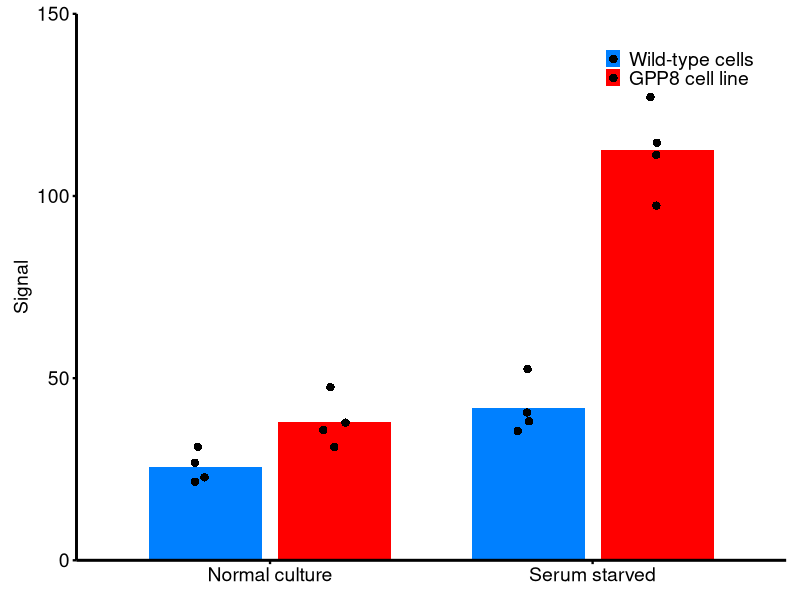
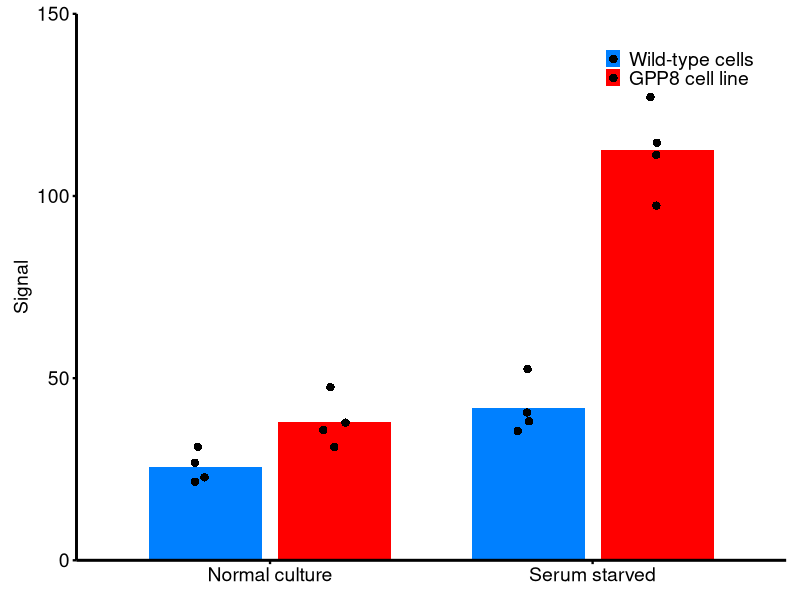

Source code (R) for these figures, in order:
library(ggpubr)
library(ggplot2)
library(dplyr)
library(tidyr)

set.seed(123)

data <- data.frame(
  condition = rep(c("Serum starved", "Normal culture"), each = 8),
  cell_type = rep(c(rep("Wild-type cells", 4), rep("GPP8 cell line", 4)), 2),
  signal = c(
    rnorm(4, mean = 40, sd = 8),
    rnorm(4, mean = 110, sd = 10),
    rnorm(4, mean = 25, sd = 5),
    rnorm(4, mean = 35, sd = 7)
  )
)

data$condition <- factor(data$condition, levels = c("Normal culture", "Serum starved"))
data$cell_type <- factor(data$cell_type, levels = c("Wild-type cells", "GPP8 cell line"))

summary_data <- data %>%
  group_by(condition, cell_type) %>%
  summarise(
    mean_signal = mean(signal),
    sd = sd(signal),
    se = sd(signal) / sqrt(n()),
    .groups = 'drop'
  )

p <- ggplot(data, aes(x = condition, y = signal, fill = cell_type)) +
  stat_summary(
    fun = mean,
    geom = "bar",
    position = position_dodge(width = 0.8),
    width = 0.7,
    color = NA
  ) +
  stat_summary(
    fun.data = mean_sdl,
    fun.args = list(mult = 1),
    geom = "errorbar",
    position = position_dodge(width = 0.8),
    width = 0.2,
    size = 0.8
  ) +
  geom_point(
    position = position_jitterdodge(
      jitter.width = 0.15,
      dodge.width = 0.8
    ),
    size = 2.5,
    shape = 16,
    color = "black"
  ) +
  scale_fill_manual(
    values = c("Wild-type cells" = "#0080FF", "GPP8 cell line" = "#FF0000"),
    labels = c("Wild-type cells", "GPP8 cell line")
  ) +
  scale_y_continuous(
    limits = c(0, 150),
    breaks = seq(0, 150, 50),
    expand = c(0, 0)
  ) +
  labs(
    y = "Signal",
    x = NULL,
    fill = NULL
  ) +
  theme_classic(base_family = "sans") +
  theme(
    legend.position = c(0.85, 0.9),
    legend.background = element_blank(),
    legend.key = element_blank(),
    legend.key.size = unit(0.8, "lines"),
    legend.text = element_text(size = 14, family = "sans"),
    legend.spacing.y = unit(0.1, "cm"),
    
    axis.line = element_line(color = "black", size = 1),
    axis.ticks = element_line(color = "black", size = 0.8),
    axis.text = element_text(size = 14, color = "black", face = "plain", family = "sans"),
    axis.title.y = element_text(size = 14, color = "black", face = "plain", family = "sans"),
    
    panel.grid.major = element_blank(),
    panel.grid.minor = element_blank(),
    panel.background = element_blank(),
    plot.background = element_blank(),
    plot.margin = margin(10, 10, 10, 10)
  )

print(p)

p2 <- ggbarplot(
  data,
  x = "condition",
  y = "signal",
  fill = "cell_type",
  color = NA,
  palette = c("#0080FF", "#FF0000"),
  add = c("mean_sd", "jitter"),
  add.params = list(
    size = 0.8,
    width = 0.2,
    jitter = 0.15,
    color = "black"
  ),
  position = position_dodge(0.8),
  width = 0.7,
  legend = "right",
  font.family = "sans"
) +
  scale_y_continuous(
    limits = c(0, 150),
    breaks = seq(0, 150, 50),
    expand = c(0, 0)
  ) +
  labs(y = "Signal") +
  theme(
    legend.position = c(0.85, 0.9),
    legend.title = element_blank(),
    axis.title.x = element_blank(),
    axis.line = element_line(color = "black", size = 1),
    axis.ticks = element_line(color = "black", size = 0.8),
    text = element_text(family = "sans", size = 14)
  )

print("Data summary:")
print(summary_data)

ggsave("mean_barplot.png", plot = p, width = 6, height = 5, dpi = 300)

